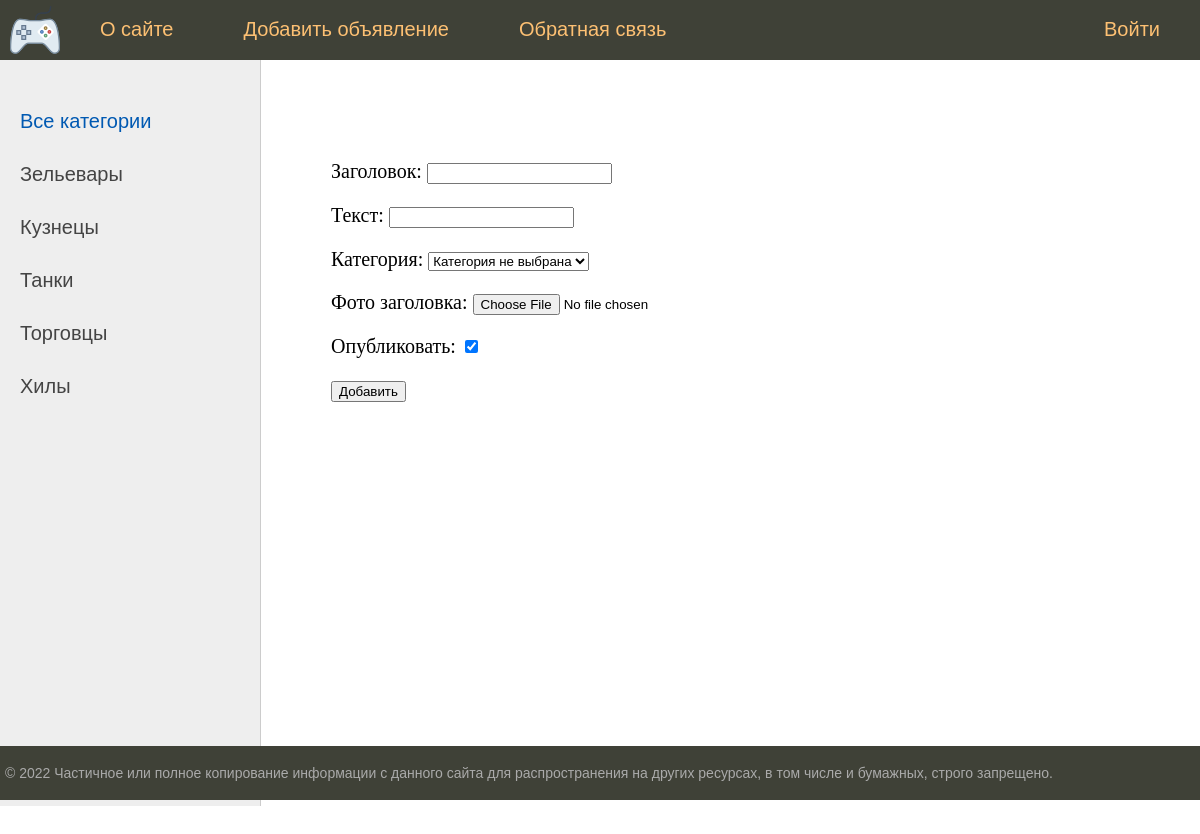
Before: /addpage/ (signed in) with the older database file.
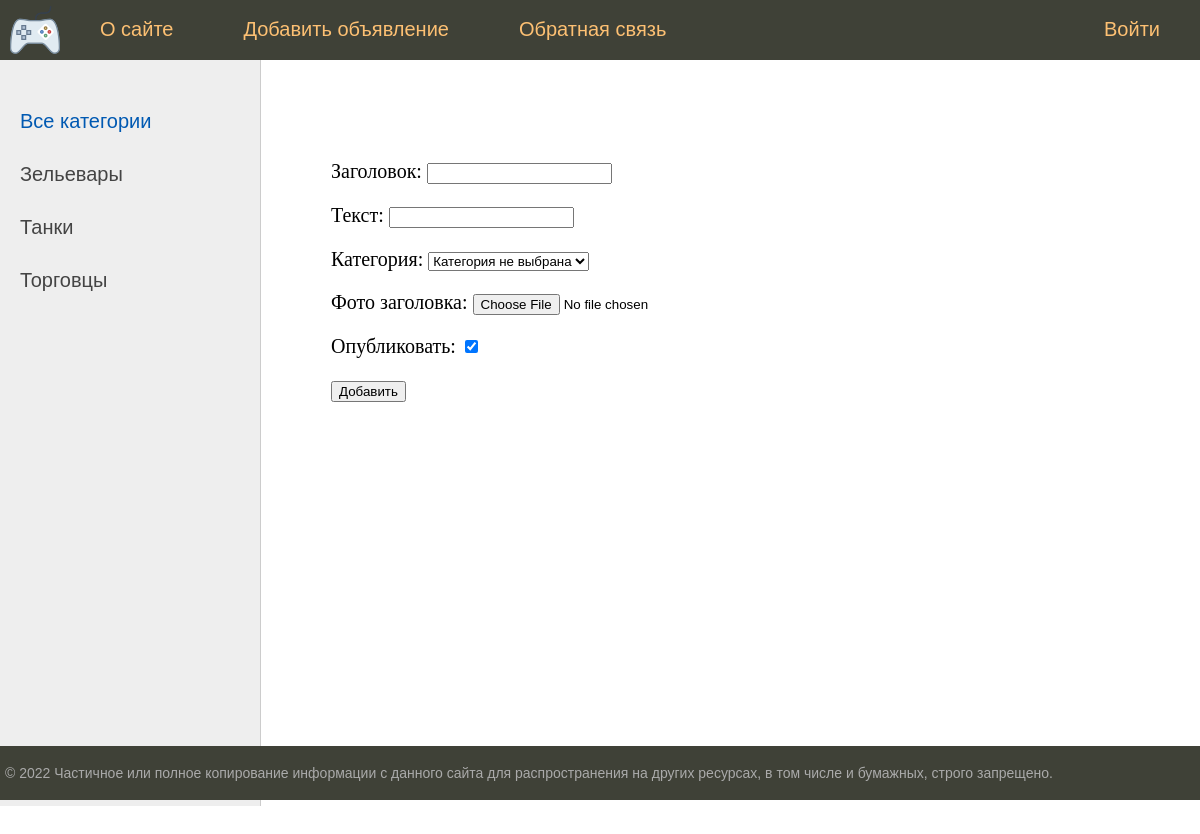
After: the same page with the newer database file.
### bboard/models.py (models this page shows)
class Category(models.Model):
    name = models.CharField(
        max_length=64,
        unique=True,
        verbose_name='Category',
        help_text='Name of category - 64 characters',
    )
    slug = models.SlugField(max_length=255, unique=True, db_index=True, verbose_name="URL")
    def __str__(self):
        return f"{self.name.title()}"
    def get_absolute_url(self):
        return reverse('category', kwargs={'cat_slug': self.slug})
    class Meta:
        verbose_name = 'Category'
        verbose_name_plural = 'Categories'

### bboard/views.py (the view, shortened to what this page needs)
# urls.py: path('addpage/', AddPostView.as_view(), name='add_page'),
class AddPostView(LoginRequiredMixin, DataMixin, CreateView):
    form_class = AddPostForm
    template_name = 'bboard/addpage.html'
    success_url = reverse_lazy('home') # по умолчанию на страницу просмотра деталей
    login_url = reverse_lazy('home')
    def get_context_data(self, *, object_list=None, **kwargs):
        context = super().get_context_data(**kwargs)
        c_def = self.get_user_context(title="Добавление объявления")
        context = dict(list(context.items()) + list(c_def.items()))
        return context

### bboard/forms.py (shortened to what this page needs)
class AddPostForm(forms.ModelForm):
    class Meta:
        model = Post
        fields = [
            'title',
            'content',
            'category',
            'photo',
            'is_published',
        ]
    content = forms.CharField(widget=CKEditorUploadingWidget(attrs={'cols': 80, 'rows': 30}), label="Текст")
    title = forms.TextInput(attrs={'class': 'form-input'})
    def __init__(self, *args, **kwargs):
        super().__init__(*args, **kwargs)
        self.fields['category'].empty_label = "Категория не выбрана"

### bboard/utils.py (called while the page is built)
    def get_user_context(self, **kwargs):
        context = kwargs
        categories =  Category.objects.annotate(Count('post'))
        user_menu = menu.copy()
        if not self.request.user.is_authenticated:
            user_menu.pop(1)
        context['menu'] = user_menu
        context['categories'] = categories
        if 'cat_selected' not in context:
            context['cat_selected'] = 0
        return context

### bboard/templates/bboard/addpage.html (shortened to what this page needs)
{% extends 'bboard/base.html' %}
{% block content %}
<form action="{% url 'add_page' %}" method="post" enctype="multipart/form-data">
    {{ form.as_p }}
    <button type="submit">Добавить</button>
</form>
{% endblock %}

### bboard/templates/bboard/base.html (shortened to what this page needs)
<!DOCTYPE html>
<html>
<head>
	{% load static %}
	{% load bboard_tags %}
	<link type="text/css" href="{% static 'bboard/css/styles.css' %}" rel="stylesheet" />
</head>
<body>
	<table class="table-page" border=0 cellpadding="0" cellspacing="0">
	<tr><td valign=top>
	{% block mainmenu %}
			<div class="header">
				<ul id="mainmenu" class="mainmenu">
				<li class="logo"><a href="{% url 'home' %}"><div class="logo"></div></a></li>
				{% for m in menu %}
					{% if not forloop.last %}
						<li><a href="{% url m.url_name %}">{{ m.title }}</a></li>
					{% else %}
						<li class="last"><a href="{% url m.url_name %}">{{ m.title }}</a></li>
					{% endif %}
				{% endfor %}
				</ul>
			</div>
	{% endblock mainmenu %}
	<table class="table-content" border=0 cellpadding="0" cellspacing="0">
	<tr>
		<td valign="top" class="left-chapters">
		<ul id="leftchapters">
			{% if cat_selected == 0 %}
				<li class="selected">Все категории</li>
			{% else %}
				<li><a href="{% url 'home' %}">Все категории</a></li>
			{% endif %}
			{% for c in categories %}
			{% if c.post__count > 0 %}
					{% if c.pk == cat_selected %}
						<li class="selected">{{c.name}}</li>
					{% else %}
						<li><a href="{{ c.get_absolute_url }}">{{c.name}}</a></li>
					{% endif %}
			{% endif %}
			{% endfor %}
		</ul>
	</td>
	<td valign="top" class="content">
		<div class="content-text">
			{% block content %}
			{% endblock %}
		</div>
	</td></tr></table>
	</td></tr>
	<tr><td valign=top>
		<div id="footer">
			<p>&copy; 2022 Частичное или полное копирование информации с данного сайта для распространения на других ресурсах, в том числе и бумажных, строго запрещено.</p>
		</div>
	</td></tr></table>
</body>
</html>

Changed rows visible on the page:
no longer on this page (row edited): Category: name "Кузнецы"
removed Category: name "Хилы"
